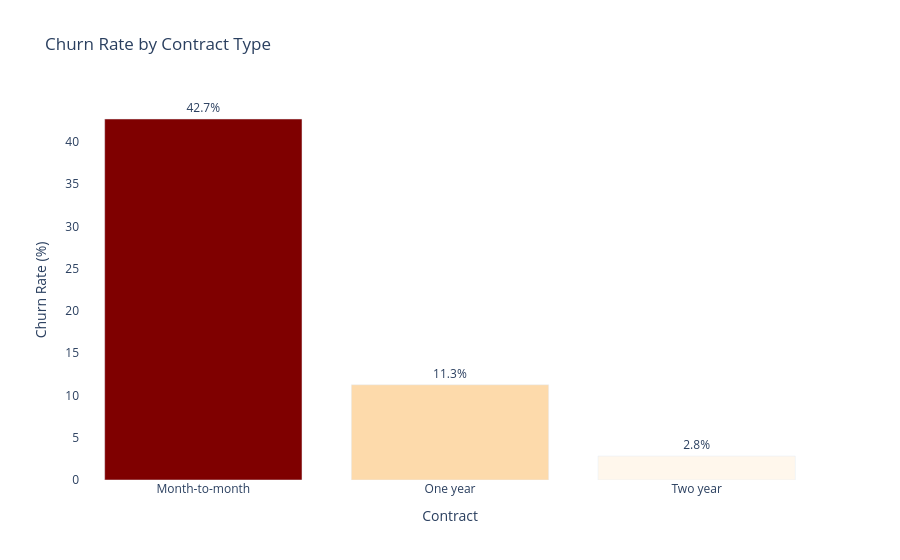

The code cell stored with this chart in its notebook:
### Code cell
# ── CELL 7: Churn by Contract Type ──────────────────
# Reload original (before get_dummies removed Contract column)
contract_analysis = df.copy()
contract_analysis['Churn_num'] = contract_analysis['Churn'].map({'Yes': 1, 'No': 0})

churn_by_contract = contract_analysis.groupby('Contract')['Churn_num'].agg(
    ['mean', 'count']
).reset_index()
churn_by_contract['churn_pct'] = churn_by_contract['mean'] * 100

fig = px.bar(
    churn_by_contract.sort_values('churn_pct', ascending=False),
    x='Contract', y='churn_pct',
    text=churn_by_contract.sort_values('churn_pct', ascending=False)['churn_pct'].round(1).astype(str) + '%',
    color='churn_pct', color_continuous_scale='OrRd',
    title='Churn Rate by Contract Type',
    labels={'churn_pct': 'Churn Rate (%)'}
)
fig.update_traces(textposition='outside')
fig.update_layout(coloraxis_showscale=False, plot_bgcolor='white')
fig.write_html('../figures/02_churn_by_contract.html')
fig.write_image('../figures/02_churn_by_contract.png', scale=2)
fig.show()

print("\n📌 KEY FINDING:")
print(churn_by_contract[['Contract', 'churn_pct', 'count']].to_string(index=False))

### Figure 1 — Plotly figure (JSON) as saved in the notebook; plotly's stock layout.template omitted (floating-point values rounded to 4 significant figures)
{"data": [{"hovertemplate": "Contract=%{x}<br>Churn Rate (%)=%{marker.color}<br>text=%{text}<extra></extra>", "legendgroup": "", "marker": {"color": [42.71, 11.27, 2.832], "coloraxis": "coloraxis", "pattern": {"shape": ""}}, "name": "", "orientation": "v", "showlegend": false, "text": ["42.7%", "11.3%", "2.8%"], "textposition": "outside", "type": "bar", "x": ["Month-to-month", "One year", "Two year"], "xaxis": "x", "y": [42.71, 11.27, 2.832], "yaxis": "y"}], "layout": {"barmode": "relative", "coloraxis": {"autocolorscale": false, "colorbar": {"title": {"text": "Churn Rate (%)"}}, "colorscale": [[0, "rgb(255,247,236)"], [0.125, "rgb(254,232,200)"], [0.25, "rgb(253,212,158)"], [0.375, "rgb(253,187,132)"], [0.5, "rgb(252,141,89)"], [0.625, "rgb(239,101,72)"], [0.75, "rgb(215,48,31)"], [0.875, "rgb(179,0,0)"], [1, "rgb(127,0,0)"]], "showscale": false}, "legend": {"tracegroupgap": 0}, "plot_bgcolor": "white", "title": {"text": "Churn Rate by Contract Type"}, "xaxis": {"anchor": "y", "domain": [0, 1], "title": {"text": "Contract"}}, "yaxis": {"anchor": "x", "domain": [0, 1], "title": {"text": "Churn Rate (%)"}}}}
